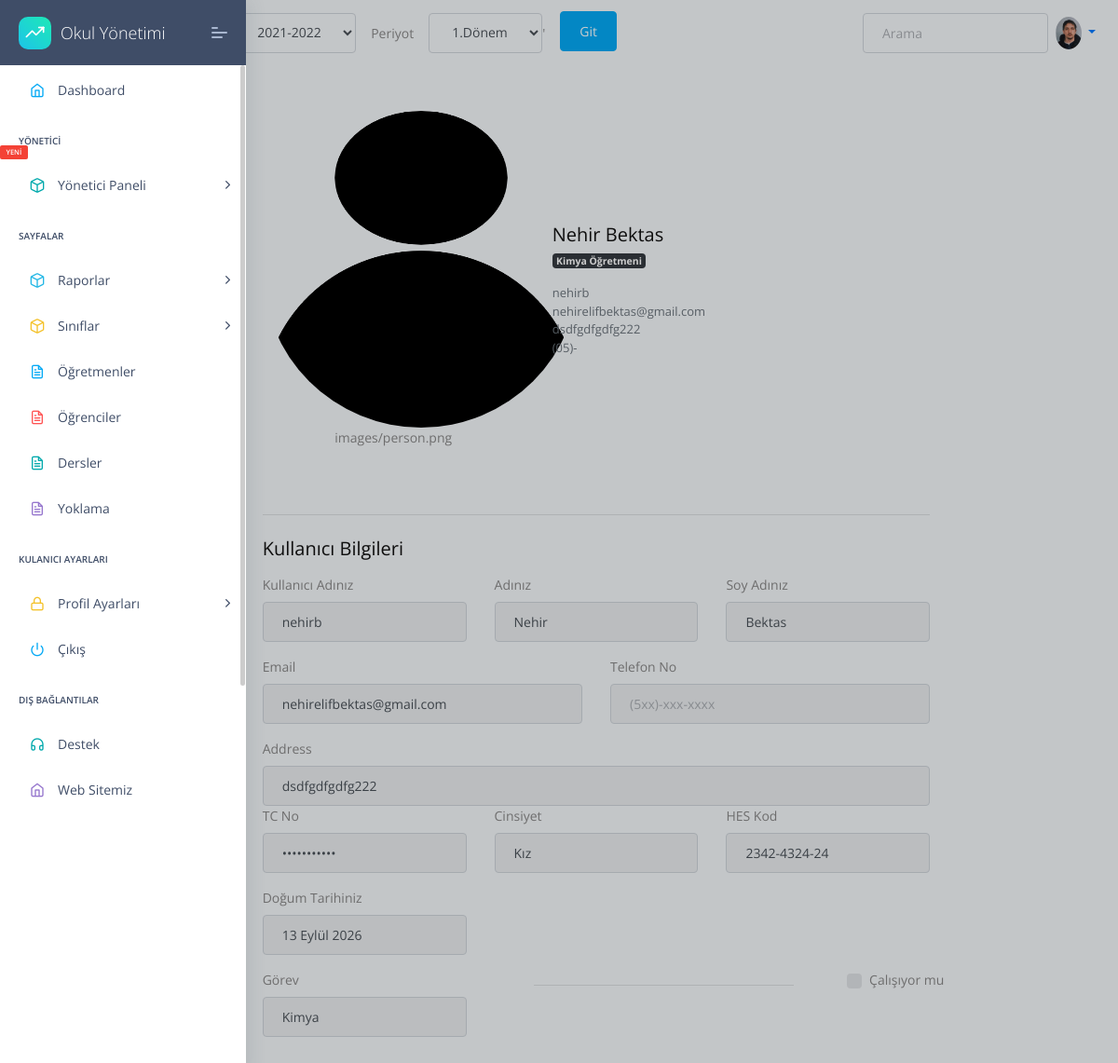
The page /view/9 (signed in) on the database its author committed.
### apps/home/models.py (models this page shows, shortened)
class Profil(models.Model):
    user=models.OneToOneField(User,on_delete=models.CASCADE,related_name="user")
    TC=models.CharField(max_length=11,unique=True,validators=[validateEven],blank=True,null=True)# regex eklenecek, validasyon yapilacak
    image=models.ImageField(upload_to=upload_location,blank=True,null=True,default='images/person.png')
    job=models.ForeignKey(JobsTable,on_delete=models.CASCADE,unique=False,blank=True,null=True)
    phone=models.CharField(validators=[validatePhone], max_length=17, blank=True,default="05",null=True,unique=False) # regex eklenecek, validasyon yapilacak
    adress=models.TextField(max_length=100,unique=False,blank=True,null=True)
    isWorking=models.BooleanField(default=True,unique=False,blank=True,null=True)
    HESCode=models.CharField(max_length=12,unique=True,validators=[validateHesCode],blank=True,null=True)
    birthdate=models.DateField(("Doğum Tarihiniz"), auto_now=False, auto_now_add=False,unique=False,blank=True,null=True)
    sexualChoice=(('Kız','Kız'),
              ('Erkek','Erkek'),
              ('Diger','Diğer'),
    )
    gender=CharField(max_length=10 ,choices=sexualChoice,unique=False,blank=True,null=True)

class JobsTable(models.Model):
    name=models.CharField(max_length=50,default="",)

### apps/home/views.py (the view)
# urls.py: path('view/<int:pk>', views.profilView, name='users-view'),
@login_required(login_url="/login/")
def profilView(request,pk=None):
    detail = Profil.objects.get(id=pk)
    context={
        'detail':detail,
        'media_url':settings.MEDIA_URL,
        'sessions':sessions,"periods":periods,'all_class_levels':all_class_levels
        }
    return render(request, "home/profilView.html", context)

### apps/home/models.py (called while the page is built)
    def __str__(self):
      return self.session

    def __str__(self):
      return self.period

### apps/templates/home/profilView.html (shortened to what this page needs)
{% extends "layouts/base.html" %}
{% block content %}
<div class="container">
  <div class="row justify-content-center">
    <div class="col-12 col-lg-10 col-xl-8 mx-auto">
      <div class="my-4">
        <form method="POST">
          <div class="row mt-5 align-items-center">
            <div class="col-md-5 text-center mb-5">
              <div class="avatar avatar-xl">
                <img src="{{detail.image.url}}" alt="..." class="avatar-img rounded-circle" width="340" height="340" />
                {{detail.image}}
              </div>
            </div>
            <div class="col">
              <div class="row align-items-center">
                <div class="col-md-7">
                  <h4 class="mb-1">{{detail.user.first_name}} {{detail.user.last_name}}</h4>
                  <p class="medium mb-3"><span class="badge badge-dark">{{detail.job.name}}</span></p>
                </div>
              </div>
              <div class="row mb-4">
                <div class="col">
                  <p class="small mb-0 text-muted">{{detail.user.username}}</p>
                  <p class="small mb-0 text-muted">{{detail.user.email}}</p>
                  <p class="small mb-0 text-muted">{{detail.adress}}</p>
                  <p class="small mb-0 text-muted">{{detail.phone}}</p>
                </div>
              </div>
            </div>
          </div>
          <hr class="my-4" />
          <div class="row">
            <div class="col-md-12 order-md-1">
              <h4 class="mb-3">Kullanıcı Bilgileri </h4>
              <form class="needs-validation" novalidate="" action="POST">
                <div class="row">
                  <div class="col-md-4 mb-3">
                    <label for="username">Kullanıcı Adınız</label>
                    <div class="input-group">
                      <input readonly type="text" class="form-control" id="username" placeholder="Username" required=""
                        value={{detail.user.username}}>
                    </div>
                  </div>
                  <div class="col-md-4 mb-3">
                    <label for="firstName">Adınız</label>
                    <input readonly type="text" class="form-control" id="firstName" placeholder=""
                      value="{{detail.user.first_name |capfirst}}" required="">
                  </div>
                  <div class="col-md-4 mb-3">
                    <label for="lastName">Soy Adınız</label>
                    <input readonly type="text" class="form-control" id="lastName" placeholder=""
                      value="{{detail.user.last_name|capfirst}}" required="">
                  </div>
                </div>
                <div class="row">
                  <div class="col-md-6 mb-3">
                    <label for="email">Email </label>
                    <input readonly type="email" class="form-control" id="email" placeholder="you@example.com"
                      value={{detail.user.email}}>
                  </div>
                  <div class="col-md-6 mb-3">
                    <label for="phone">Telefon No </label>
                    <input readonly type="phone" class="form-control" id="phone" placeholder="(5xx)-xxx-xxxx"
                      value={{detail.user.phone}}>
                  </div>
                </div>
                <div class="row">
                  <div class="col-md-12">
                    <label for="address">Address</label>
                    <input readonly type="text" class="form-control" id="address" placeholder="1234 Main St" required=""
                      value={{detail.adress}}>
                  </div>
                </div>
                <div class="row">
                  <div class="col-md-4 mb-3">
                    <label for="TCnumber">TC No</label>
                    <input readonly type="password" class="form-control" id="TCnumber" placeholder="___________"
                      value="{{detail.TC}}" required="">
                  </div>
                  <div class="col-md-4 mb-3">
                    <label for="gender">Cinsiyet</label>
                    <input readonly type="text" class="form-control" id="gender" placeholder=""
                      value="{{detail.gender}}" required="">
                  </div>
                  <div class="col-md-4 mb-3">
                    <label for="hescode">HES Kod</label>
                    <input readonly type="text" class="form-control" id="hescode" placeholder="____-____-_"
                      value="{{detail.HESCode}}" required="">
                  </div>
                  <div class="col-md-4 mb-3">
                    <label readonly for="birthday">Doğum Tarihiniz</label>
                    <div class="input-group">
                      <input readonly type="text" class="form-control" id="Test_DatetimeLocal"
                        placeholder="Doğum Tarihiniz" required="" value="{{detail.birthdate}}">
                    </div>
                  </div>
                </div>
                <div class="row">
                  <div class="col-md-4  mb-3">
                    <label for="job">Görev</label>
                    <input readonly type="text" class="form-control" id="job" placeholder="" value={{detail.job.name}}>
                  </div>
                  <hr class="col-md-4 mb-4">
                  <div class="custom-control custom-checkbox">
                    <label class="custom-control-label" for="isWorking">Çalışıyor mu </label>
                  </div>
                </div>
              </form>
            </div>
          </div>
        </form>
      </div>
    </div>
  </div>
</div>
{% endblock content %}

### apps/templates/includes/navigation.html (shortened to what this page needs)
<nav  class="navbar navbar-expand-lg ">
  <div class="collapse navbar-collapse ">
  <div class="collapse navbar-collapse" id="navbarsExample03">
    <ul class="navbar-nav mr-auto">
      <li class="text-black">
        <a class="nav-link" href="#">Anasayfa<span class="sr-only">(current)</span></a>
      </li>
      <form class="form-inline my-2 my-md-0"  method="GET" >
      <li class="text-black align-middle mx-3">
        <label for="session">Dönem</label>
      </li>
      <li class="nav-item select">
        <select id="sessionID" class="form-control" name="sessionID">-->
          {% for session in sessions %}
          <option value="{{ session }}">{{ session }}</option>
          {% endfor %}
        </select>
      </li>
      <li class="text-black mx-3">
        <label for="session">Periyot</label>
      </li>
      <li class="nav-item select">
        <select id="periodID" class="form-control" name="periodID">-->
          {% for period in periods %}
          <option value="{{ period }}">{{ period }}</option>
          {% endfor %}
        </select>
      </li>'
      <button  type="submit" class="btn btn-primary mx-3" >Git</button>
    </form>
    </ul>
    <form class="form-inline my-2 my-md-0">
      <input class="form-control" type="text" placeholder="Arama">
    </form>
    <ul class="nav navbar-nav navbar-right">
      <li class="nav-item dropdown">
      <a class="nav-link dropdown-toggle" href="" id="dropdown01" data-toggle="dropdown" aria-haspopup="true" aria-expanded="false">
      {% if user.user.image.ogretmenler %}
      <img
        src="/media/{{user.user.image.ogretmenler}}"
        class="rounded-circle z-depth-0"
        alt="avatar image"
        height="35"
      />
      {% else %}
      <img
        src="/media/{{user.user.image}}"
        class="rounded-circle z-depth-0"
        alt="avatar image"
        height="35"
      >
      {% endif %}
      </a>
      </li>
    </ul>
  </div>
</div>
</nav>

### rows shown on the page
Profil: image (picture), image "images/person.png", user.first_name "Nehir", user.last_name "Bektas", job.name "Kimya Öğretmeni", user.username "nehirb", user.email "nehirelifbektas@gmail.com", adress "dsdfgdfgdfg222", phone "(05)-", gender "Kız", HESCode "2342-4324-24", birthdate "13 Eylül 2026"

### other values the page prints
form field sessionID "2021-2022"
form field periodID "1.Dönem"
